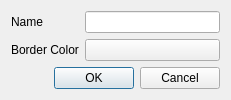
<?xml version="1.0" encoding="UTF-8"?>
<ui version="4.0">
 <class>DialogNewExtraction</class>
 <widget class="QDialog" name="DialogNewExtraction">
  <property name="geometry">
   <rect>
    <x>0</x>
    <y>0</y>
    <width>231</width>
    <height>98</height>
   </rect>
  </property>
  <property name="windowTitle">
   <string>New Extraction Layer</string>
  </property>
  <layout class="QVBoxLayout" name="verticalLayout">
   <item>
    <layout class="QGridLayout" name="gridLayout">
     <item row="0" column="0">
      <widget class="QLabel" name="label">
       <property name="text">
        <string>Name</string>
       </property>
      </widget>
     </item>
     <item row="0" column="1">
      <widget class="QLineEdit" name="lineEditName"/>
     </item>
     <item row="1" column="0">
      <widget class="QLabel" name="label_2">
       <property name="text">
        <string>Border Color</string>
       </property>
      </widget>
     </item>
     <item row="1" column="1">
      <widget class="QtColorPicker" name="colorPicker">
       <property name="sizePolicy">
        <sizepolicy hsizetype="Expanding" vsizetype="Fixed">
         <horstretch>0</horstretch>
         <verstretch>0</verstretch>
        </sizepolicy>
       </property>
       <property name="text">
        <string/>
       </property>
      </widget>
     </item>
    </layout>
   </item>
   <item>
    <widget class="QDialogButtonBox" name="buttonBox">
     <property name="orientation">
      <enum>Qt::Horizontal</enum>
     </property>
     <property name="standardButtons">
      <set>QDialogButtonBox::Cancel|QDialogButtonBox::Ok</set>
     </property>
    </widget>
   </item>
  </layout>
 </widget>
 <customwidgets>
  <customwidget>
   <class>QtColorPicker</class>
   <extends>QPushButton</extends>
   <header location="global">qtcolorpicker.h</header>
  </customwidget>
 </customwidgets>
 <resources/>
 <connections>
  <connection>
   <sender>buttonBox</sender>
   <signal>accepted()</signal>
   <receiver>DialogNewExtraction</receiver>
   <slot>accept()</slot>
   <hints>
    <hint type="sourcelabel">
     <x>248</x>
     <y>254</y>
    </hint>
    <hint type="destinationlabel">
     <x>157</x>
     <y>274</y>
    </hint>
   </hints>
  </connection>
  <connection>
   <sender>buttonBox</sender>
   <signal>rejected()</signal>
   <receiver>DialogNewExtraction</receiver>
   <slot>reject()</slot>
   <hints>
    <hint type="sourcelabel">
     <x>316</x>
     <y>260</y>
    </hint>
    <hint type="destinationlabel">
     <x>286</x>
     <y>274</y>
    </hint>
   </hints>
  </connection>
 </connections>
</ui>
